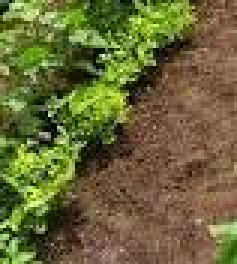
#> input picture img3.jpg.jpeg, 79 x 88 px, found by its file name (shown 3 times larger)
$ python q4.py
#> lines starting #> are read from the running program, lines starting #| are printed output that depends on the picture; after the words box and inside, x2 and y2 are one past the last pixel; in counts of white or black regions, pixels touching at a corner belong together
import cv2 as cv
import numpy as np

# --- Re-run Q1 logic to get x and y ---
img = cv.imread(r"C:\Users\UDARA\OneDrive\Desktop\ET3112_Assignment_02\img3.jpg.jpeg", 0)
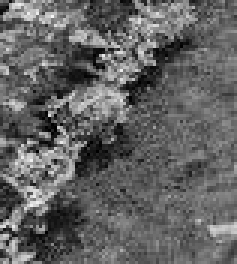
#> img: shape (88, 79) (shown 3 times larger); min 0, max 246, mean 98.5
edges = cv.Canny(img, 550, 690)
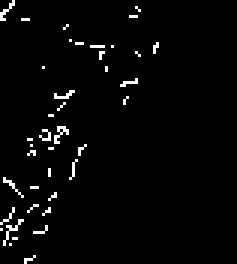
#> edges: shape (88, 79) (shown 3 times larger); 2.5% white in thin lines or dots, all inside (x1, y1, x2, y2) = (0, 0, 53, 88)
indices = np.where(edges != 0)
#> indices = 177 positions, rows 0 to 87, columns 0 to 52
x = indices[1]
#> x = 177 values, max 52 at index 25, min 0 at index 8, mean 18.15
y = indices[0]
#> y = 177 values from 0 to 87

# --- Re-run Q3 logic to get the slope (m) ---
m, c = np.polyfit(x, y, 1)
#> m = -0.945; c = 61.6

# ==========================================
# Question 4: Estimated Angle
# ==========================================

# Calculate the angle in radians using inverse tangent
angle_radians = np.arctan(m)
#> angle_radians = -0.757

# Convert the angle from radians to degrees for easier reading
angle_degrees = np.degrees(angle_radians)
#> angle_degrees = -43.39

print(f"Calculated Slope (m): {m:.4f}")
#| Calculated Slope (m): -0.9455
print(f"Estimated Crop Field Angle: {angle_degrees:.2f} degrees")
#| Estimated Crop Field Angle: -43.39 degrees
